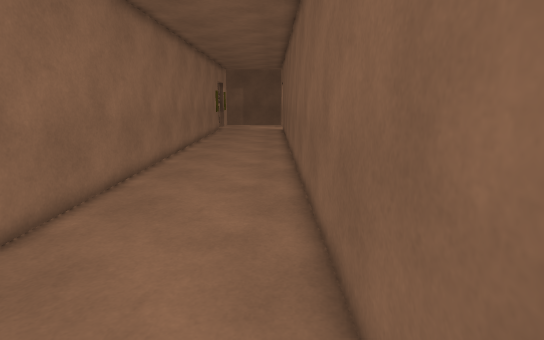
View 1 (above)

15 first-person views from a walk through a Unity game level. The camera is 1.4 m above the floor, tilts 12° down and sees 80° across. The floor is counted in squares, 0.5 m on a side. Each view is taken from the middle of a square. On the plan, view 1 faces up. The plan holds only what a view shows up to about 20 squares ahead; the rest is blank. The place goes on beyond the plan. The player is left out.

View 2
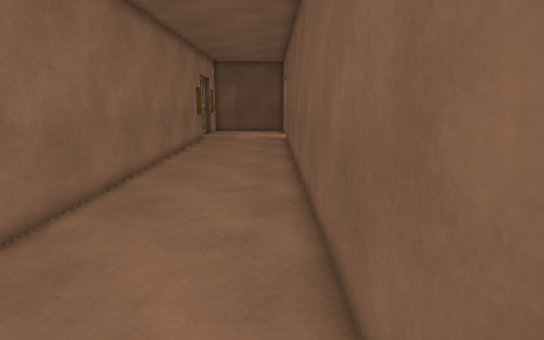

View 3
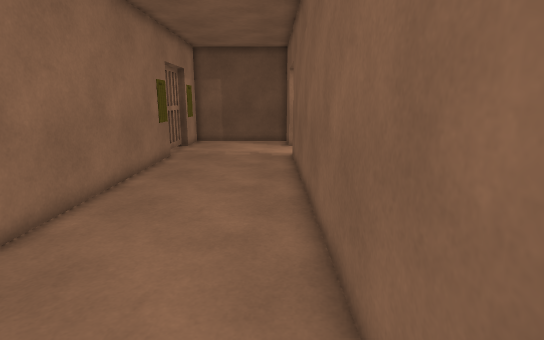

View 4
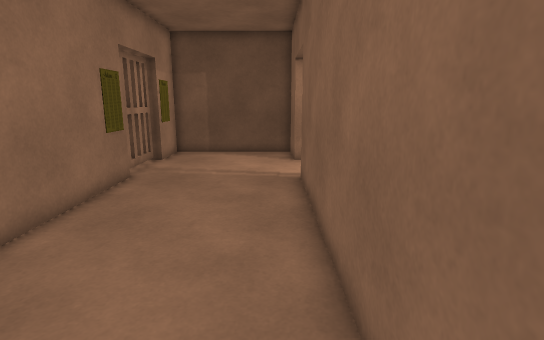

View 5
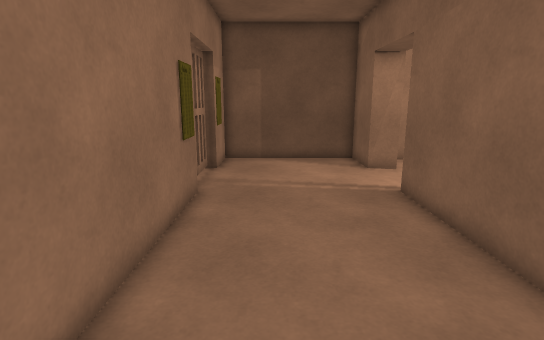

View 6
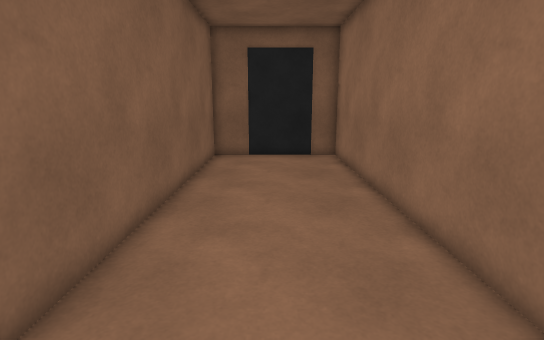

View 7
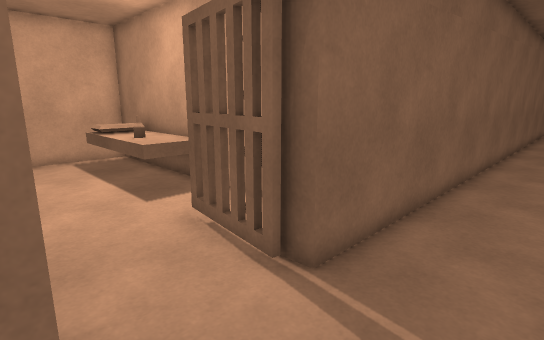

View 8
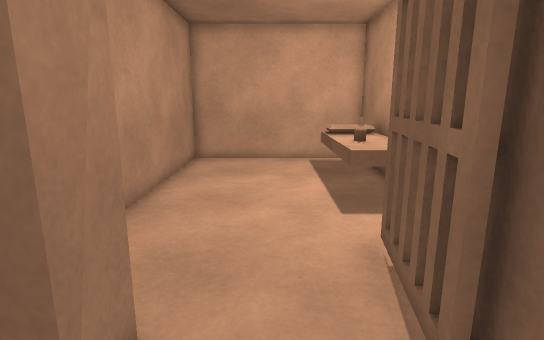

View 9
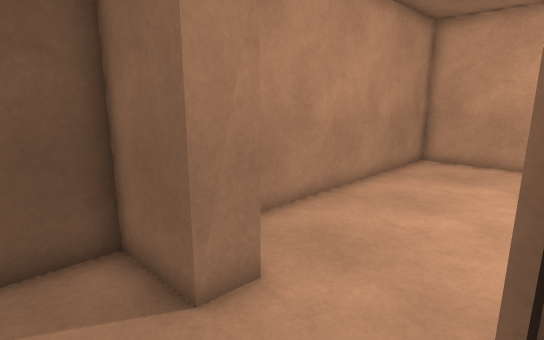

View 10
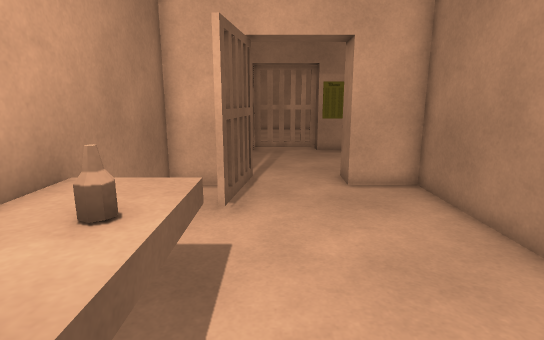

View 11
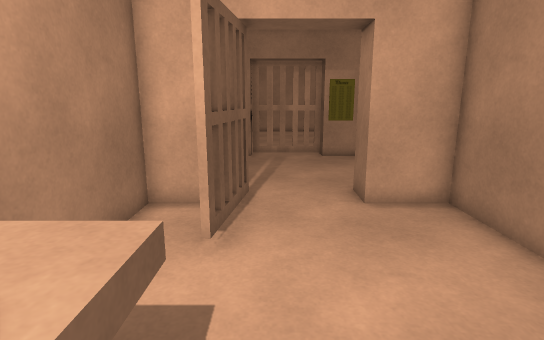

View 12
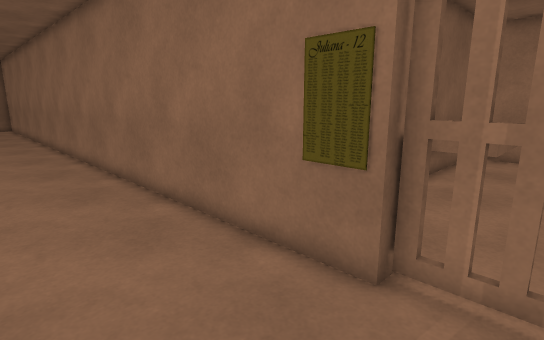

View 13
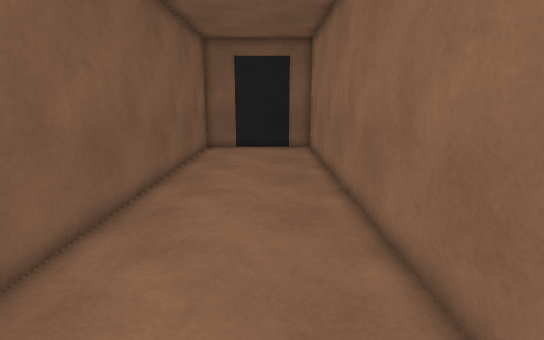

View 14
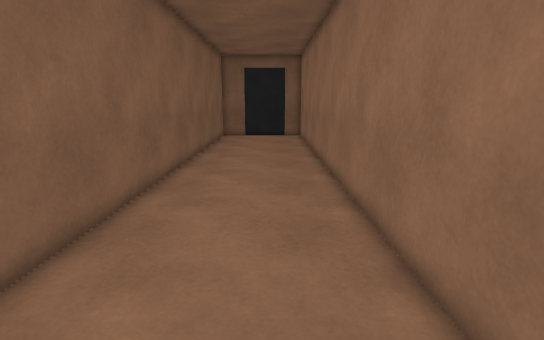

View 15
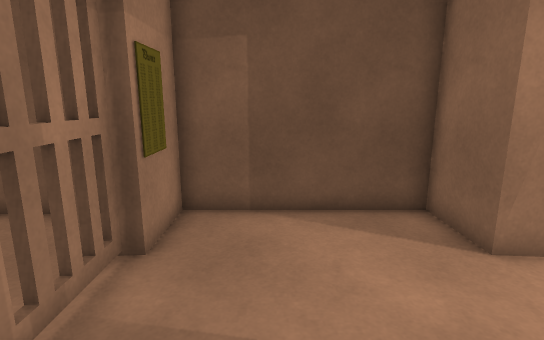

### Floor plan
Key: @ floor where view 1 was taken; # wall or solid block; x gap in a wall; . floor; = window, fence, low wall or low ledge; ^ raised ledge; O other object.
Columns run from 7 left of view 1 to 15 right of it. Each row starts with its distance up from view 1.
 39   #####################
 38   #.....##............#
 37 ###.....##............#
 36 .x....................#
 35 .x....................#
 34 .x....................#
 33 .##.....###x#..^^^^^=.#
 32   #.....##.....^^O^^^.#
 31   #.....###### ^^^^^^ #
 30   #.....#     ########
 29   #.....#
 28   #.....#
 27   #.....#
 26   #.....#
 25   #.....#
 24   #.....#
 23   #.....#
 22   #.....#
 21   #.....#
 20   #.....#
 19   #.....#
 18   #.....#
 17   #.....#
 16   #.....#
 15   #.....#
 14   #.....#
 13   #.....#
 12   #.....#
 11   #.....#
 10   #.....#
  9   #.....#
  8   #.....#
  7   #.....#
  6   #.....#
  5   #.....#
  4   #.....#
  3   #.....#
  2   #.....#
  1   #.....#
  0   #....@#
 -1   #.....#
 -2   #.....#
 -3   #.....#
 -4   #######

Where each view was taken, in squares from view 1:
view 1: 0 up, 0 right, facing up
view 2: 8 up, 0 right, facing up
view 3: 16 up, 0 right, facing up
view 4: 21 up, 0 right, facing up
view 5: 23 up, 3 left, facing up
view 6: 13 up, 2 left, facing down
view 7: 37 up, 2 left, facing down-right
view 8: 35 up, 1 left, facing right
view 9: 33 up, 1 left, facing up-right
view 10: 34 up, 13 right, facing left
view 11: 34 up, 11 right, facing left
view 12: 35 up, 1 left, facing down-left
view 13: 16 up, 3 left, facing down
view 14: 23 up, 3 left, facing down
view 15: 31 up, 3 left, facing up
